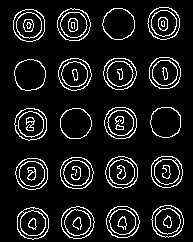
#> input picture build/test/test.jpg, 193 x 242 px; its folder holds only this picture in this run
$ python -i gui.py   (imports and definitions only)
#> lines starting #> are read from the running program, lines starting #| are printed output that depends on the picture; after the words box and inside, x2 and y2 are one past the last pixel; in counts of white or black regions, pixels touching at a corner belong together

from pathlib import Path

# from tkinter import *
# Explicit imports to satisfy Flake8
from tkinter import Tk, Canvas, Entry, Text, Button, PhotoImage
import tkinter as tk
from tkinter import filedialog, messagebox
from PIL import Image, ImageTk
import cv2
from imutils.perspective import four_point_transform
from imutils import contours
import numpy as np
import imutils
import random
from sklearn.cluster import KMeans
from operator import itemgetter
import pandas as pd


OUTPUT_PATH = Path(__file__).parent
ASSETS_PATH = OUTPUT_PATH / Path(r"./assets/frame0")


def relative_to_assets(path: str) -> Path:
    return ASSETS_PATH / Path(path)

def Read_from_DAP_AN(DAP_AN_path = './DAP_AN.csv'):
#> further down, picture is the input picture: shape (242, 193, 3); min 0, max 255, mean 25
    dict = pd.read_csv(DAP_AN_path, header=None, index_col=0).to_dict()
    answer_key_ABCD = dict[1]
    print(answer_key_ABCD)
    answer_key = {}
    convert = {"A": 0, "B": 1, "C": 2, "D": 3}
    for key, val in answer_key_ABCD.items():
        answer_key[key] = convert[val]
    print(answer_key)
    return answer_key
# [1 line not run here, left out]
# [1 line that did not run here, left out]

def kMeans_predict_line( character_coor_list, n_clusters=5):
    SumY = np.array([0, 0, 0, 0, 0])
    NumY = np.array([0, 0, 0, 0, 0])
    Lines = [[], [], [], [], []]

    x1y1PointList= [[1, x1y1[1]] for x1y1 in character_coor_list]

    kmeans = KMeans(n_clusters=n_clusters, random_state=0).fit(x1y1PointList)
    pred_label = kmeans.predict(x1y1PointList)
    labels = np.unique(pred_label)
    for char_coor, pred in zip (character_coor_list, pred_label):
        for i in range(0, n_clusters):
            if pred == i:
                SumY[i] += char_coor[3]
                NumY[i] += 1
                Lines[i].append(char_coor)

    averageY = SumY / NumY

    for i in range(0, len(Lines)):
        Lines[i].append(averageY[i])

    SortedLines = sorted(Lines, key=lambda x: x[-1], reverse=False)
    SortedLines_isRemoved_Y = [s[:4] for s in SortedLines]

    return SortedLines_isRemoved_Y

def arrange_Contours( character_coor_list):
        character_coor_list = kMeans_predict_line(character_coor_list, n_clusters=5)
        print(character_coor_list)
        character_coor_list_arrangebyX = []
        for character_coor_arrangebyX in character_coor_list:
            character_coor_arrangebyX = sorted(character_coor_arrangebyX, key=itemgetter(0), reverse=False)
            character_coor_list_arrangebyX.append(character_coor_arrangebyX)
        # character_coor_list.sort(key=lambda x:x[0], reverse=False)
        return character_coor_list_arrangebyX

# [32 lines left out: functions FindAnswerIsCheck, ScoreAnswer, not called in this run]

def Chamdiem(img):
    '''
    input: image cv2
    return: draw is display image, score
    '''
    global ANSWER_KEY


    # answer_key = {0: 1, 1: 2, 2: 0, 3: 3, 4: 1}
    answer_from_student ={}
    draw = img.copy()
    gray = cv2.cvtColor(img, cv2.COLOR_BGR2GRAY)
    blurred = cv2.GaussianBlur(gray, (3, 3), 0)
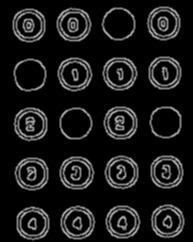
#> blurred: shape (242, 193); min 0, max 191, mean 25
    thresh = cv2.threshold(gray, 0, 255, cv2.THRESH_BINARY_INV | cv2.THRESH_OTSU)[1]
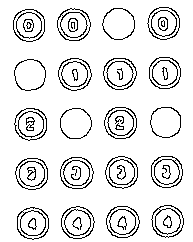
#> thresh: shape (242, 193); 90.3% white; black in thin lines or dots, all inside (x1, y1, x2, y2) = (13, 7, 184, 240)
    kernel = np.ones((3,3),np.uint8)
    thresh = cv2.dilate(thresh,kernel,iterations = 1)
#> thresh: shape (242, 193); every value is 255
    cnts = cv2.findContours(thresh.copy(), cv2.RETR_EXTERNAL, cv2.CHAIN_APPROX_SIMPLE)
#> cnts = 1 contour; box (x1, y1, x2, y2) and area: (0, 0, 193, 242) 46272
    cnts = imutils.grab_contours(cnts)
#> cnts = [[[0, 0], [0, 241], [192, 241], [192, 0]]]

    answer_coor_list = [] #Biến này dùng để chứa bounding box của vị trí nơi tô đáp án

        # Loop over the contours
    for c in cnts:
        # Compute the bounding box of the contour, then use the bounding box to derive the aspect ratio
        (x, y, w, h) = cv2.boundingRect(c)
        ar = w / float(h)

        # In order to label the contour as a question, region should be sufficiently wide, sufficiently tall, and have an aspect ratio approximately equal to 1
        if w >= 20 and h >= 20 and ar >= 0.7 and ar <= 1.2 and x >= 50:
            # cv2.drawContours(image=draw, contours=[c], contourIdx=-1, color=(255, 255, 0), thickness=2, lineType=cv2.LINE_AA)
            answer_coor_list.append([x, y, x+w, y+w])
#> this loop made 1 pass
#> (c, x, y, w, h, ar) on pass 1: ([[0, 0], [0, 241], [192, 241], [192, 0]], 0, 0, 193, 242, 0.798)
#> after the loop, answer_coor_list = []

        # Sort the question contours top-to-bottom
    answer_coor_list_arange_byXY = arrange_Contours(answer_coor_list)
    for i, boxes in enumerate(answer_coor_list_arange_byXY):
        # print(boxes)
        color = (random.randint(0, 255), random.randint(0, 255), random.randint(0, 255))
        CheckAnswerIndex = FindAnswerIsCheck(thresh, boxes)

        answer_from_student[i+1] = CheckAnswerIndex
        print("ANSWER_KEY[1]: ", ANSWER_KEY[1])
        cv2.rectangle(draw, (boxes[ANSWER_KEY[i+1]][0], boxes[ANSWER_KEY[i+1]][1]), (boxes[ANSWER_KEY[i+1]][2], boxes[ANSWER_KEY[i+1]][3]), color=(255, 255, 0), thickness=2)

    print(answer_from_student)
    #Tính điểm
    # cv2.putText(draw, "{:.1f}".format(score), (10, 30), cv2.FONT_HERSHEY_SIMPLEX, 0.9, (0, 0, 255), 2)
    return draw, answer_from_student

# Hàm để mở hình ảnh và hiển thị trên giao diện
# [3 lines not run here, left out]
# [43 lines left out: functions open_image, hienthi, not called in this run]


# [4 lines not run here, left out]


# [9 lines that did not run here, left out]

# [1 line not run here, left out]
ThemDapAn_img = PhotoImage(
    file=relative_to_assets("button_1.png"))
ThemDapAn_Btn = Button(
    image=ThemDapAn_img,
    borderwidth=0,
    highlightthickness=0,
    command=open_image,
    relief="flat"
)
# [6 lines not run here, left out]

ChamDiem_img = PhotoImage(
    file=relative_to_assets("button_2.png"))
ChamDiem_Btn = Button(
    image=ChamDiem_img,
    borderwidth=0,
    highlightthickness=0,
    command=hienthi,
    relief="flat"
)
# [6 lines not run here, left out]

image_image_1 = PhotoImage(
    file=relative_to_assets("image_1.png"))
# [5 lines that did not run here, left out]

image_image_2 = PhotoImage(
    file=relative_to_assets("image_2.png"))
# [5 lines that did not run here, left out]

image_image_3 = PhotoImage(
    file=relative_to_assets("image_3.png"))
# [5 lines that did not run here, left out]

answer_sheet_img = PhotoImage(
    file=relative_to_assets("image_4.png"))
# [5 lines that did not run here, left out]

result_img = PhotoImage(
    file=relative_to_assets("image_5.png"))
# [5 lines that did not run here, left out]

image_image_6 = PhotoImage(
    file=relative_to_assets("image_6.png"))
# [5 lines that did not run here, left out]

image_image_7 = PhotoImage(
    file=relative_to_assets("image_7.png"))
# [5 lines that did not run here, left out]

# [26 lines not run here, left out]

# [8 lines that did not run here, left out]
# [2 lines not run here, left out]

>>> import cv2
>>> picture = cv2.imread('test/test.jpg')
#> (the run stopped early here; a loop or call above may not have finished)
